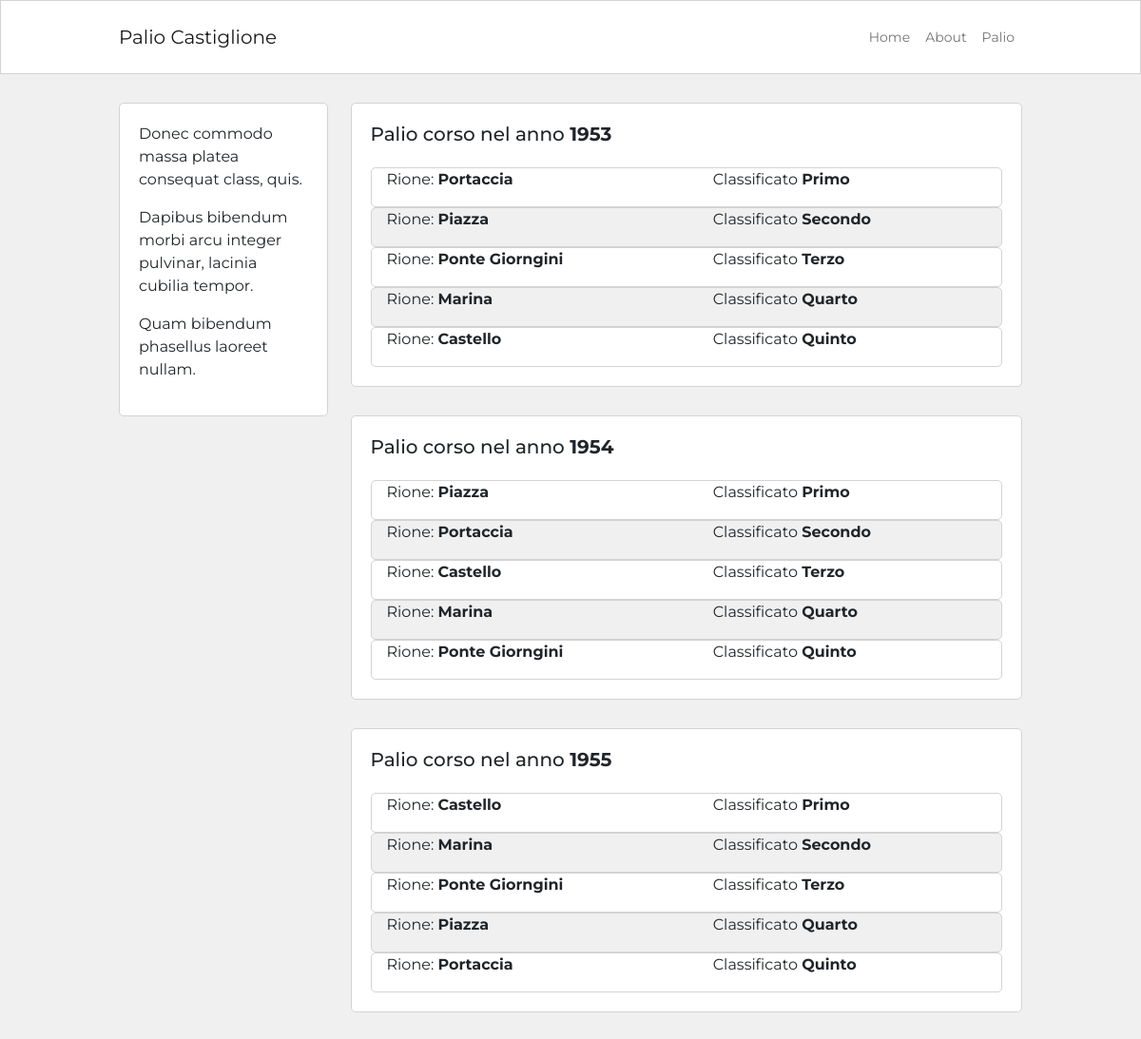
The page /palio on the database its author committed.
### blog/models.py (models this page shows, shortened)
class Risultati (db.Model):
    id = db.Column(db.Integer, primary_key=True)
    ordine_id = db.Column(db.ForeignKey('ordine.id'))
    rioni_id = db.Column(db.ForeignKey('rioni.id'))
    gare_id = db.Column(db.ForeignKey('gare.id'))

class Gare (db.Model):
    id = db.Column(db.Integer, primary_key=True)
    data = db.Column(db.DateTime, default=datetime.now())
    risultati = db.relationship('Risultati', backref='gare', lazy=True)

class Rioni (db.Model):
    id = db.Column(db.Integer, primary_key=True)
    rione = db.Column(db.String(120), nullable=False)
    risultati = db.relationship('Risultati', backref='rioni', lazy=True)

class Ordine (db.Model):
    id = db.Column(db.Integer, primary_key=True)
    classificato = db.Column(db.String(100))
    risultati = db.relationship('Risultati', backref='ordine', lazy=True)

### blog/routes.py (the view)
@app.route ('/palio')
def palio ():
    date= Gare.query.order_by (Gare.data.asc()).all()
    pali = []
    for data in date:
        pali_list = Risultati.query.filter (Risultati.gare_id == data.id).order_by (Risultati.ordine_id.asc ()).all()
        pali.append (pali_list)
    return render_template ('palio_lista.html', risultati = pali, date = date)

### blog/templates/palio_lista.html (shortened to what this page needs)
{% extends 'base.html' %}
{% block content %}
<div class="container content-container">
    <div class="row no-gutters">
        <div class="col-md-9 order-md-2">
                    {% for risultato in risultati %}
                    <div class="single-post-home">
                    <h5 style ="padding-bottom: 15px;">Palio corso nel anno <strong>{{risultato[0].gare.data.strftime ('%Y')}}</strong></h5>
                        {% for result in risultato%}
                        <div class="container tabella">
                        <div class="row align-items-start">
                            <div class="col">
                            <p class= "tabella">Rione: <strong>{{result.rioni.rione}}</strong></p>
                            </div>
                            <div class="col">
                            <p class= "tabella"> Classificato <strong>{{result.ordine.classificato}}</strong></p>
                            </div>
                        </div>
                        </diV>
                        {% endfor %}
                        </div>
                    {% endfor %}
    </div>
    <div class="col-md-3 order-md-1">
            {% include 'about_snippet.html' %}
    </div>
</div>
{% endblock %}

### blog/static/blog.css (style rules this page uses)
body { font-family: Montserrat; background-color: #f0f0f0; }
.content-container { max-width: 950px; margin-top: 30px; margin-bottom: 30px; padding: 0px; }
.single-post-home { background-color: #fff; border: 1px solid #d3d3d3; border-radius: 5px; padding: 20px; margin-bottom: 30px; }
.container.tabella:nth-child(odd) { border: 1px solid #d3d3d3; border-radius: 5px; text-indent: 16px; background: #f0f0f0; margin: opx; padding: 0px; }
.container.tabella:nth-child(even) { border: 1px solid #d3d3d3; border-radius: 5px; text-indent: 16px; background: #fff; margin: opx; padding: 0px; }

### rows shown on the page
Risultati: data "1953", rioni.rione "Portaccia", ordine.classificato "Primo"
Risultati: rioni.rione "Piazza", ordine.classificato "Secondo"
Risultati: rioni.rione "Ponte Giorngini", ordine.classificato "Terzo"
Risultati: rioni.rione "Marina", ordine.classificato "Quarto"
Risultati: rioni.rione "Castello", ordine.classificato "Quinto"
Risultati: data "1954", rioni.rione "Piazza", ordine.classificato "Primo"
Risultati: rioni.rione "Portaccia", ordine.classificato "Secondo"
Risultati: rioni.rione "Castello", ordine.classificato "Terzo"
Risultati: rioni.rione "Marina", ordine.classificato "Quarto"
Risultati: rioni.rione "Ponte Giorngini", ordine.classificato "Quinto"
Risultati: data "1955", rioni.rione "Castello", ordine.classificato "Primo"
Risultati: rioni.rione "Marina", ordine.classificato "Secondo"
Risultati: rioni.rione "Ponte Giorngini", ordine.classificato "Terzo"
Risultati: rioni.rione "Piazza", ordine.classificato "Quarto"
Risultati: rioni.rione "Portaccia", ordine.classificato "Quinto"

### other values the page prints
{{ lipsum(n=3, min=5, max=10) }} "Donec commodo massa platea consequat class, quis. Dapibus bibendum morbi arcu integer pulvinar, lacinia cubilia tempor. Quam bibendum phasellus laoreet nullam."
